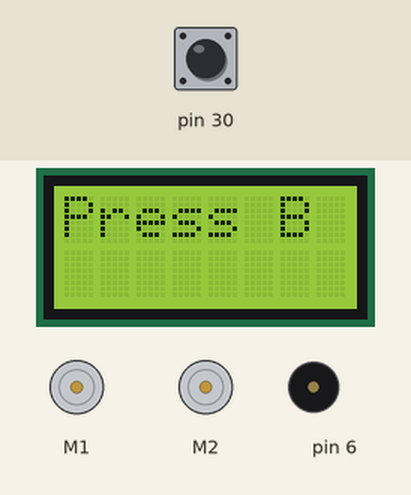
This sketch was run on a simulated Arduino Leonardo, built with avr-gcc and run on an emulated ATmega32U4. On the bench: 8×2 character LCD, 2 × DC motor (green arrow = forward, orange = backward, longer = faster), buzzer (waves = sounding). The inputs (shaded band) are chosen by the test bench; at power-on: pin 30 HIGH.

Above: at 0.8 s.
0.9 s: pin 30 pulled LOW for 0.15 s
At 5.1 s:
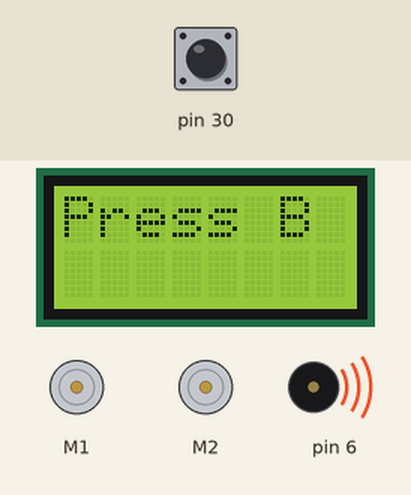
At 6.4 s:
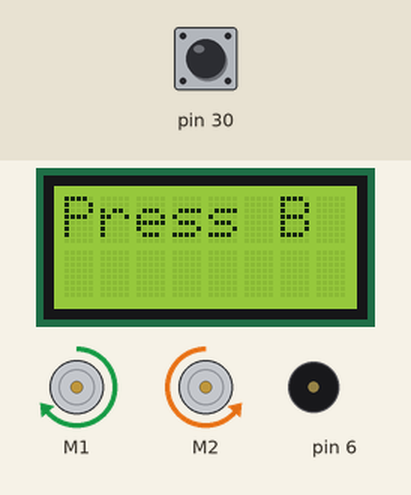
Timing chart, 0 to 13.0 s (numbered marks = the images above; inputs shaded):
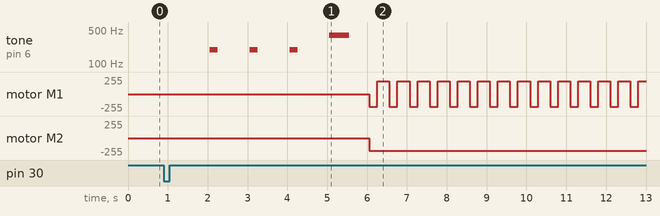

Measured:
- after the input at 0.9 s, tone on pin 6: plays 195 Hz for 0.20 s, 195 Hz for 0.20 s, 195 Hz for 0.20 s, 391 Hz for 0.50 s, starting after 1.2 s; motor M1: alternates forward 191/255 for 0.30 s and backward 191/255 for 0.20 s, starting after 5.2 s; motor M2: stopped → backward 191/255 after 5.2 s

The sketch:

Template_Code.ino
```cpp
/*
 * Bu Robotics Zumo Build Template
 */

//Board Inclusions
#include <stdlib.h>
#include <Wire.h>
#include <Zumo32U4.h>


//Needed Components
Zumo32U4LCD lcd;
Zumo32U4ButtonB buttonB;
Zumo32U4Buzzer buzzer;
Zumo32U4Motors motors;
Zumo32U4LineSensors lineSensors;

//Time Variable, sensor detection
#define sensorThreshold  1000 //microseconds

// These might need to be tuned for different motor types.
#define REVERSE_SPEED     300  // 0 is stopped, 400 is full speed
#define TURN_SPEED        300
#define FORWARD_SPEED     300
#define REVERSE_DURATION  200  // ms
#define TURN_DURATION     300  // ms


//Number of line sensor used, sets values into an array 0 being the leftmost last array value being rightmost
#define NUM_SENSORS 3
unsigned int lineSensorValues[NUM_SENSORS];

void setup() {
  // put your setup code here, to run once:

  lineSensors.initThreeSensors();
  lcd.clear();
  lcd.print(F("Press B"));
  buttonB.waitForButton();
    // Play audible countdown.
  for (int i = 0; i < 3; i++)
  {
    delay(1000);
    buzzer.playNote(NOTE_G(3), 200, 15);
  }
  delay(1000);
  buzzer.playNote(NOTE_G(4), 500, 15);
  delay(1000);
}

void loop() {
  // put your main code here, to run repeatedly:
    lineSensors.read(lineSensorValues);

  if (lineSensorValues[0] < sensorThreshold)
  {
    // If leftmost sensor detects line, reverse and turn to the
    // right.
    motors.setSpeeds(-REVERSE_SPEED, -REVERSE_SPEED);
    delay(REVERSE_DURATION);
    motors.setSpeeds(TURN_SPEED, -TURN_SPEED);
    delay(TURN_DURATION);
    motors.setSpeeds(FORWARD_SPEED, FORWARD_SPEED);
  }
  else if (lineSensorValues[NUM_SENSORS - 1] < sensorThreshold)
  {
    // If rightmost sensor detects line, reverse and turn to the
    // left.
    motors.setSpeeds(-REVERSE_SPEED, -REVERSE_SPEED);
    delay(REVERSE_DURATION);
    motors.setSpeeds(-TURN_SPEED, TURN_SPEED);
    delay(TURN_DURATION);
    motors.setSpeeds(FORWARD_SPEED, FORWARD_SPEED);
  }
  else
  {
    // Otherwise, go straight.
    motors.setSpeeds(FORWARD_SPEED, FORWARD_SPEED);
  }
}
```
